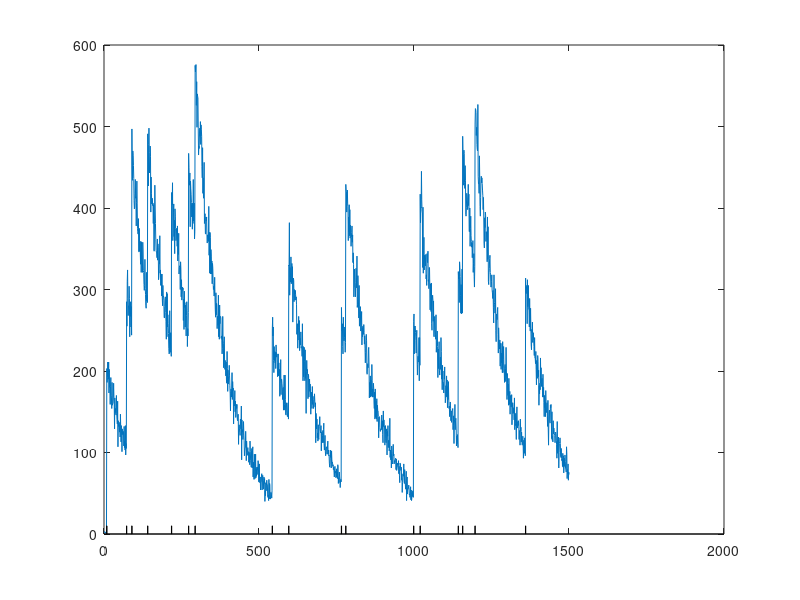

Source code (MATLAB): (Note: this script raises an error after producing the figure.)
% this script simulates data with a poisson observation model, and then
% infers spikes using both the gaussian and poisson assumptions. note that
% i comment out the line that normalizes F to be betweeen eps and 1 in
% fast_oopsi because i am feeding in the parameters for this code (ie, we
% have not written code to estimate {a,b} for the poisson case).

clear, clc,
fname = 'poisson';

% set simulation metadata
T               = 1500;     % # of time steps
V.dt            = 1/200;    % time step size
V.fast_plot     = 1;        % whether to plot with each iteration
V.save          = 1;        % whether to save results

% initialize params
P.a     = 200;                % scale
P.b     = 1/P.a;           % bias
tau     = 0.5;                % decay time constant for each cell
P.gam   = 1-V.dt/tau;       % set gam
P.lam   = 2.0;              % rate

% simulate data
V.n = poissrnd(P.lam*V.dt*ones(T,1));   % simulate spike train
V.C = filter(1,[1 -P.gam],V.n);         % calcium concentration
V.F = poissrnd(P.a*(V.C+P.b)');
% V.F = P.a*(V.C+P.b)'+2*randn(1,T);

figure(1), clf, hold off; plot(V.F+1); hold all; bar(10*V.n),

if V.save, save(['../../data/' fname '.mat'],'V','P'); end

%% infer spike trains and parameters

for q=1:2
    if q==1,
        V.fast_poiss=0;
        V.fast_iter_max=1;
        V.est_sig=1;
%         F=V.F-min(V.F); F=F/max(F); F=F+eps;
        PP=P; PP.sig=std(V.F);
        [I{q}.n I{q}.P I{q}.V] = fast_oopsi(V.F,V,PP);
    else
        V.fast_poiss=1;
        V.fast_iter_max=1;
        [I{q}.n I{q}.P I{q}.V] = fast_oopsi(V.F,V,P);
    end
end

if V.save, save(['../../data/' fname '.mat'],'-append','I'); end

%% plot results

fig=figure(1); clf, hold on
nrows   = 1+length(I);
ncols   = 1;

Pl.g    = [0.75 0.75 0.75];     % gray color
Pl.fs   = 12;                   % font size
Pl.ms   = 5;                    % marker size
Pl.lw   = 1;                    % line width
Pl.n    = V.n; Pl.n(Pl.n==0)=NaN; % true spike train (0's are NaN's so they don't plot)
Pl.shift= .1;
Pl.xlim = [2 T-3];
Pl.xlims= Pl.xlim(1):Pl.xlim(2);
Pl.XTick= Pl.xlim(1):round(mean(T)/5):Pl.xlim(2);
Pl.XTickLabel = round((Pl.XTick-min(Pl.XTick))*V.dt*100)/100;

% plot F and n for neurons
subplot(nrows,ncols,1), hold on
plot(V.F,'Color','k','LineWidth',Pl.lw)
axis([Pl.xlim(1) Pl.xlim(2) 0 max(V.F)])
set(gca,'YTick',[0:10:max(V.F)]);%,'YTickLabel',[])
ylab=ylabel([{'fluorescence'}; ],'FontSize',Pl.fs);
set(ylab,'Rotation',0,'HorizontalAlignment','right','verticalalignment','middle')
% title('Fluorescence Projection','FontSize',Pl.fs)
set(gca,'XTick',Pl.XTick-min(Pl.XTick),'XTickLabel',[]); %(Pl.XTick-min(Pl.XTick))*V.dt)
set(gca,'YTick',[])
% xlabel('Time (sec)','FontSize',Pl.fs)

% plot inferred spike train
for q=1:length(I)
    subplot(nrows,ncols,1+q)
    hold on
    stem(Pl.n+Pl.shift,'LineStyle','none','Marker','v','MarkerEdgeColor',Pl.g,'MarkerFaceColor',Pl.g,'MarkerSize',Pl.ms)
    bar(I{q}.n(Pl.xlims)/max(I{q}.n(Pl.xlims)),'EdgeColor','k','FaceColor','k')
    axis([Pl.xlim(1) Pl.xlim(2) 0 1+Pl.shift])
    set(gca,'YTick',[0 1],'YTickLabel',[])
    if q==1
        ylab=ylabel([{'Gaussian'}; {'observations'}],'FontSize',Pl.fs);
        set(gca,'XTick',Pl.XTick,'XTickLabel',[])
    else
        ylab=ylabel([{'Poisson'}; {'observations'}],'FontSize',Pl.fs);
        set(gca,'XTick',Pl.XTick,'XTickLabel',(Pl.XTick-min(Pl.XTick))*V.dt)
        xlabel('Time (sec)','FontSize',Pl.fs)
    end
    set(ylab,'Rotation',0,'HorizontalAlignment','right','verticalalignment','middle')
end

% print fig
if V.save
    wh=[7 3];   %width and height
    set(gcf,'PaperSize',wh,'PaperPosition',[0 0 wh],'Color','w');
    DirName='../../figs/';
    print('-depsc',[DirName fname])
    print('-dpdf',[DirName fname])
    saveas(fig,[DirName fname])
end